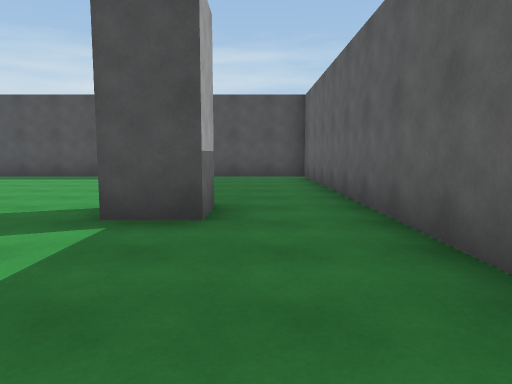
View 1 (above)

16 first-person views from a walk through a Unity game level. The camera is 1.3 m above the floor, tilts 6° down and sees 70° across. The floor is counted in squares, 2 m on a side. Each view is taken from the middle of a square. On the plan, view 1 faces up. The plan holds only what a view shows up to about 11 squares ahead; the rest is blank. The place goes on beyond the plan. Some animated figures are not drawn. Surface patterns are stand-ins for the level's own textures.

View 2
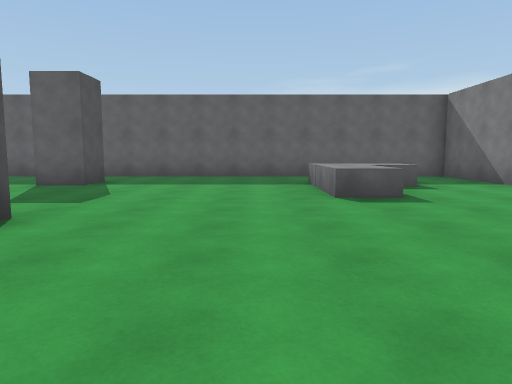

View 3
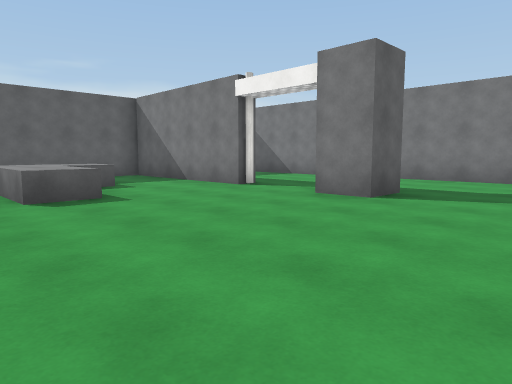

View 4
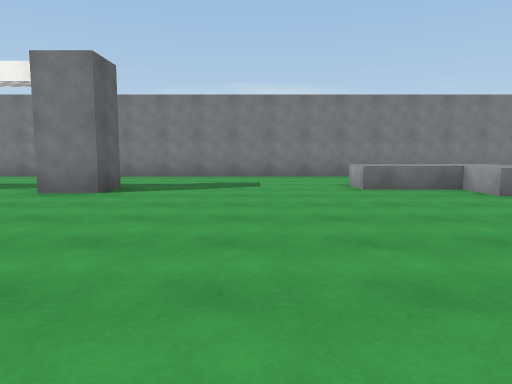

View 5
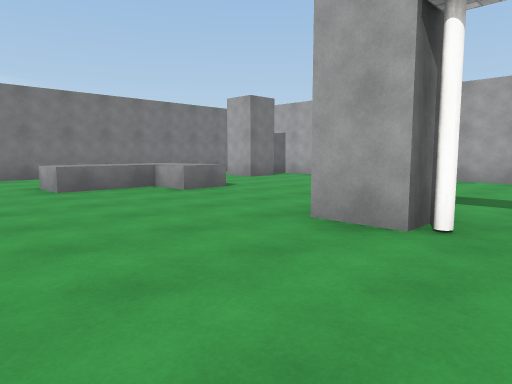

View 6
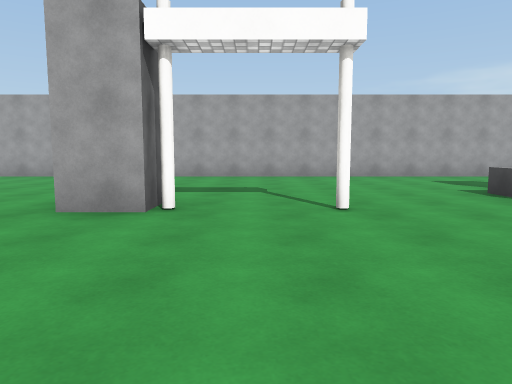

View 7
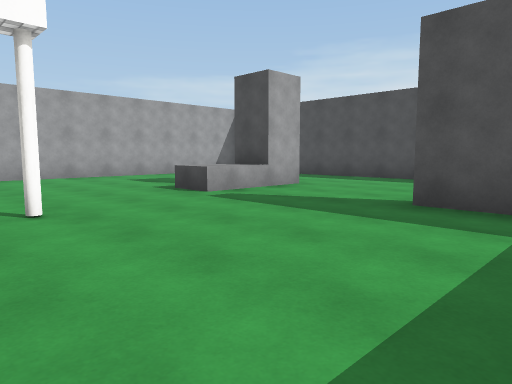

View 8
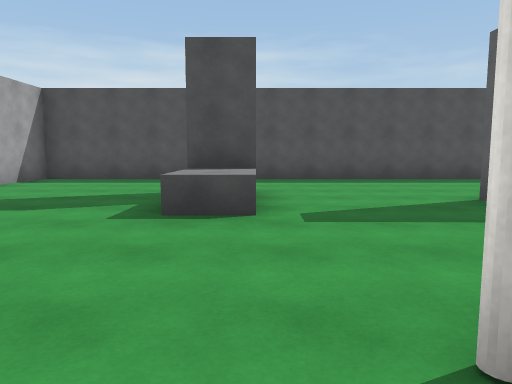

View 9
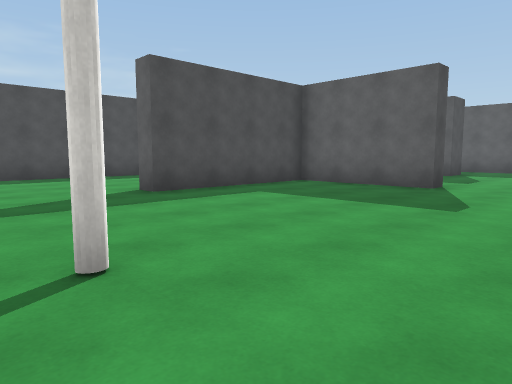

View 10
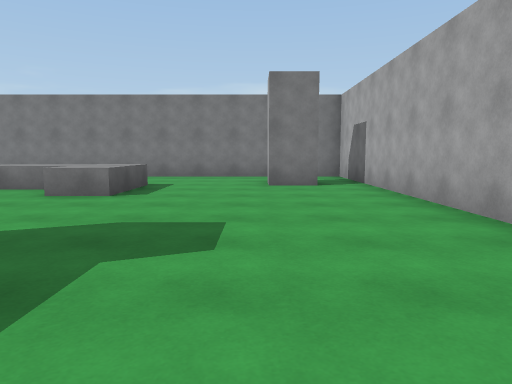

View 11
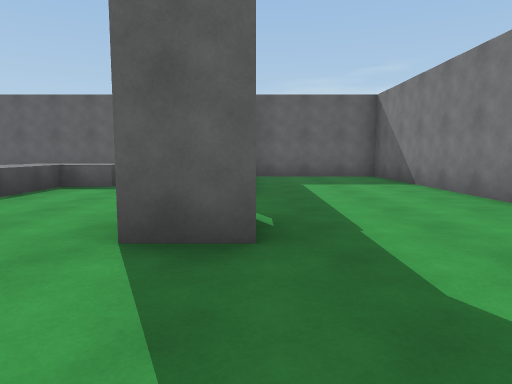

View 12
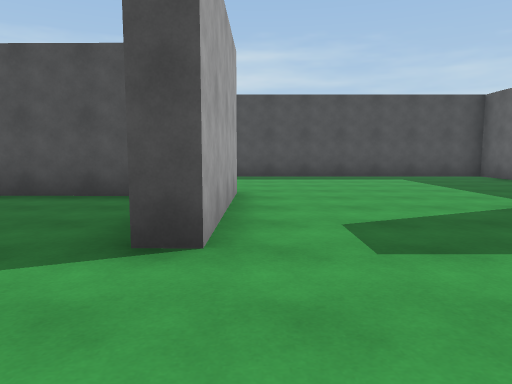

View 13
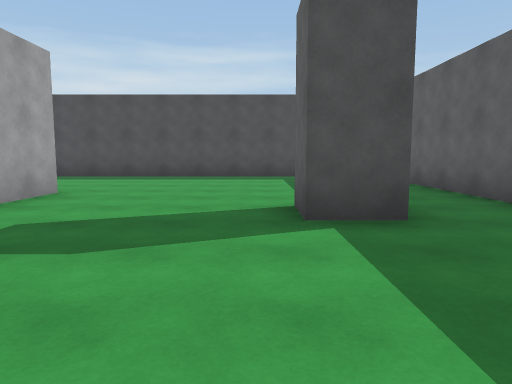

View 14
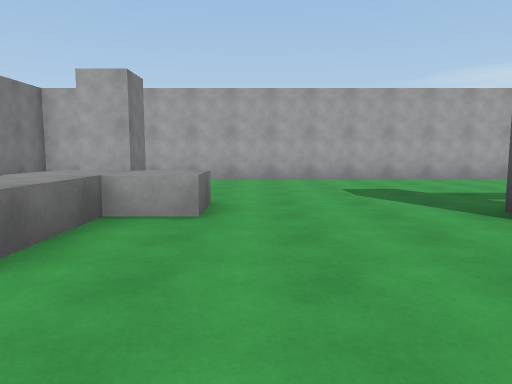

View 15
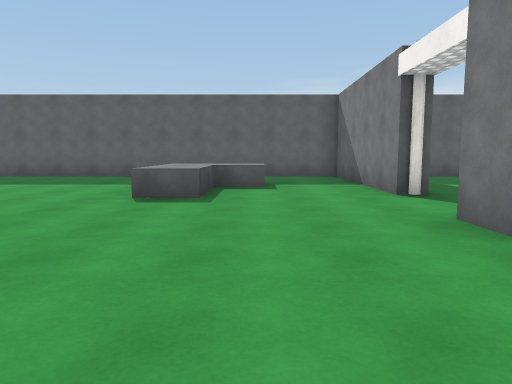

View 16
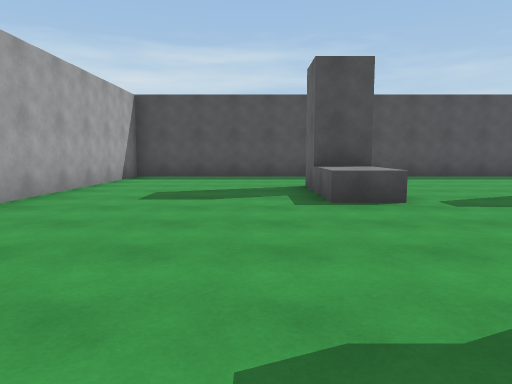

### Floor plan
Key: @ floor where view 1 was taken; # wall or solid block; . floor; ^ raised ledge.
Columns run from 19 left of view 1 to 2 right of it. Each row starts with its distance up from view 1.
 11 ######################
 10 #....................#
  9 #....................#
  8 #..........  ........#
  7 #....##....  ........#
  6 #....^^...####.......#
  5 #....^^......#.......#
  4 #............#....#..#
  3 #............#.......#
  2 #......#.............#
  1 #....................#
  0 #......#...........@.#
 -1 #.....##........^^^..#
 -2 #...............^^^  #
 -3 #................^^..#
 -4 #....................#
 -5 #.....^..............#
 -6 #.....^^^....#..######
 -7 #.#..................#
 -8 #. .... .............#
 -9 #. .... .............#
-10 ######################

Where each view was taken, in squares from view 1:
view 1: 0 up, 0 right, facing up
view 2: 0 up, 9 left, facing right
view 3: 0 up, 9 left, facing down-right
view 4: 1 up, 9 left, facing down
view 5: 1 up, 9 left, facing down-left
view 6: 1 up, 8 left, facing left
view 7: 1 up, 8 left, facing up-left
view 8: 1 up, 13 left, facing up
view 9: 0 up, 13 left, facing up-right
view 10: 1 up, 16 left, facing down
view 11: 6 down, 9 left, facing right
view 12: 0 up, 5 left, facing up
view 13: 0 up, 2 left, facing up
view 14: 4 down, 9 left, facing left
view 15: 3 down, 9 left, facing right
view 16: 0 up, 15 left, facing up
